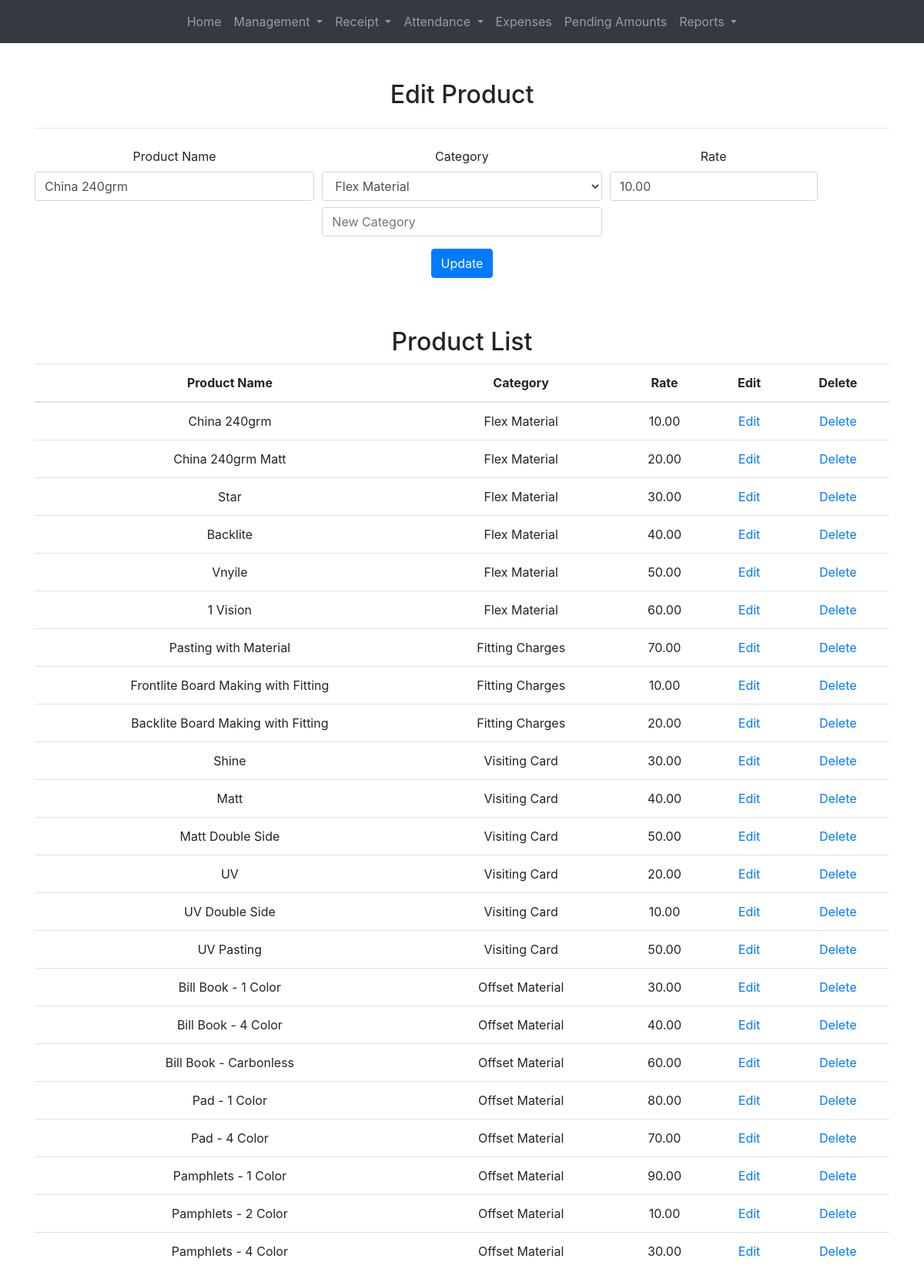
/prod.php?id=1, run on the app's committed database.
### tables this page shows
CREATE TABLE IF NOT EXISTS product (
    id INT AUTO_INCREMENT PRIMARY KEY,
    date DATE DEFAULT CURRENT_DATE,
    name VARCHAR(255) NOT NULL,
    category VARCHAR(255) NOT NULL,
    rate DECIMAL(10, 2)
);

### prod.php (the view, shortened to what this page needs)
<?php include 'includes/header.php'; ?>
<?php
$product = null;
if (isset($_GET['id'])) {
    $productId = $_GET['id'];
    include 'includes/db_connection.php';
    $sql = "SELECT * FROM product WHERE id = ?";
    if ($stmt = $conn->prepare($sql)) {
        $stmt->bind_param("i", $productId);
        $stmt->execute();
        $result = $stmt->get_result();
        $product = $result->fetch_assoc();
    } else {
    }
}
?>
<!DOCTYPE html>
<html lang="en">
<head>
    <link rel="stylesheet" href="https://stackpath.bootstrapcdn.com/bootstrap/4.5.2/css/bootstrap.min.css">
</head>
<body>
    <br><div class="container mt-4 text-center">
    <h2><?php echo isset($product) ? 'Edit Product' : 'Add Product'; ?></h2>
    <hr class="my-4">
    <form action="<?php echo isset($product) ? 'includes/update_product.php' : 'includes/create_product.php'; ?>" method="post">
        <div class="form-row">
            <div class="col-md-4 mb-3">
                <label for="name">Product Name</label>
                <input type="text" class="form-control" id="name" name="name" value="<?php echo isset($product) ? $product['name'] : ''; ?>" required>
            </div>
            <div class="col-md-4 mb-3">
                <label for="category">Category</label>
                <select class="form-control" id="category" name="category">
                    <?php
                    include 'includes/db_connection.php';
                    $sql = "SELECT DISTINCT category FROM product";
                    $result = $conn->query($sql);
                    while ($row = $result->fetch_assoc()) {
                        $selected = ($product && $product['category'] == $row['category']) ? 'selected' : '';
                        echo '<option value="' . $row['category'] . '" ' . $selected . '>' . $row['category'] . '</option>';
                    }
                    ?>
                </select>
                <input type="text" class="form-control mt-2" id="new_category" name="new_category" value="" placeholder="New Category">
            </div>
            <div class="col-md-3 mb-3">
                <label for="rate">Rate</label>
                <input type="number" step="0.01" class="form-control" id="rate" name="rate" value="<?php echo isset($product) ? $product['rate'] : ''; ?>" required>
            </div>
        </div>
        <div class="form-group text-center">
            <button type="submit" class="btn btn-primary"><?php echo isset($product) ? 'Update' : 'Create'; ?></button>
        </div>
    </form>
</div><br>
<div class="container mt-4 text-center">
    <h2>Product List</h2>
    <table class="table">
        <thead>
            <tr>
                <th>Product Name</th>
                <th>Category</th>
                <th>Rate</th>
                <th>Edit</th>
                <th>Delete</th>
            </tr>
        </thead>
        <tbody>
            <?php
            include 'includes/db_connection.php';
            $sql = "SELECT * FROM product";
            $result = $conn->query($sql);
            if ($result->num_rows > 0) {
                while ($row = $result->fetch_assoc()) {
                    echo '<tr>';
                    echo '<td>' . $row['name'] . '</td>';
                    echo '<td>' . $row['category'] . '</td>';
                    echo '<td>' . $row['rate'] . '</td>';
                    echo '<td><a href="prod.php?id=' . $row['id'] . '">Edit</a></td>';
                    echo '<td><a href="includes/del_prod.php?id='. $row['id'] . '">Delete</a></td>';
                    echo '</tr>';
                }
            } else {
                echo '<tr><td colspan="5">No products found</td></tr>';
            }
            ?>
        </tbody>
    </table>
</div>
</body>
</html>
<?php include 'includes/footer.php'; ?>

### data on the page
product: name "China 240grm", rate "10.00", category "Flex Material"
product: name "China 240grm Matt", category "Flex Material", rate "20.00"
product: name "Star", category "Flex Material", rate "30.00"
product: name "Backlite", category "Flex Material", rate "40.00"
product: name "Vnyile", category "Flex Material", rate "50.00"
product: name "1 Vision", category "Flex Material", rate "60.00"
product: name "Pasting with Material", category "Fitting Charges", rate "70.00"
product: name "Frontlite Board Making with Fitting", category "Fitting Charges", rate "10.00"
product: name "Backlite Board Making with Fitting", category "Fitting Charges", rate "20.00"
product: name "Shine", category "Visiting Card", rate "30.00"
product: name "Matt", category "Visiting Card", rate "40.00"
product: name "Matt Double Side", category "Visiting Card", rate "50.00"
product: name "UV", category "Visiting Card", rate "20.00"
product: name "UV Double Side", category "Visiting Card", rate "10.00"
product: name "UV Pasting", category "Visiting Card", rate "50.00"
product: name "Bill Book - 1 Color", category "Offset Material", rate "30.00"
product: name "Bill Book - 4 Color", category "Offset Material", rate "40.00"
product: name "Bill Book - Carbonless", category "Offset Material", rate "60.00"
product: name "Pad - 1 Color", category "Offset Material", rate "80.00"
product: name "Pad - 4 Color", category "Offset Material", rate "70.00"
product: name "Pamphlets - 1 Color", category "Offset Material", rate "90.00"
product: name "Pamphlets - 2 Color", category "Offset Material", rate "10.00"
product: name "Pamphlets - 4 Color", category "Offset Material", rate "30.00"

### other printed values
form field category "Flex Material"
